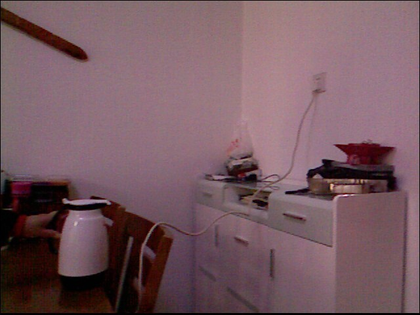
%> input picture src/training_set/r-3467165-69.png, 420 x 315 px, shrunk from 640 x 480 before the run
$ octave --eval "result = get_training_set;"   (GNU Octave 9; MATLAB toolbox functions it lacks are replaced by stand-ins)
%> lines starting %> are read from the running program, lines starting %| are printed output that depends on the picture
### src/file2Training_set.m
function [X Y] = file2Training_set(file,image1,image2)
%> called with image1 = './training_set/r-3467165-69.png', image2 = './training_set/r-3533842-70.png'
%% prepares training data in order to train SVM
% mode options:
% 1: using sift as features
% 2: using pixel values in a neighbourhood
% 3: using sift vector norm
% 4: using difference of sift descriptors
global file2Training_set_mode;
mode = file2Training_set_mode;

I1 = imread(image1);
%> I1 is the input picture: size 315x420x3 uint8; mean R, G, B 118.2, 89.4, 97.1
I2 = imread(image2);
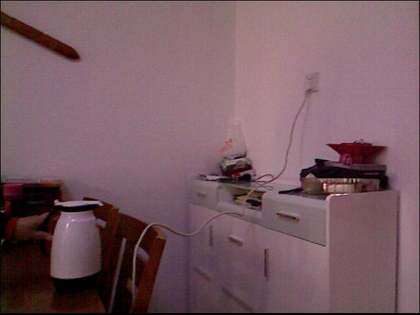
%> input picture src/training_set/r-3533842-70.png, 420 x 315 px, shrunk from 640 x 480 before the run
%> I2 is the input picture: size 315x420x3 uint8; mean R, G, B 119.3, 90.4, 98.2
I1 = im2single(rgb2gray(I1));
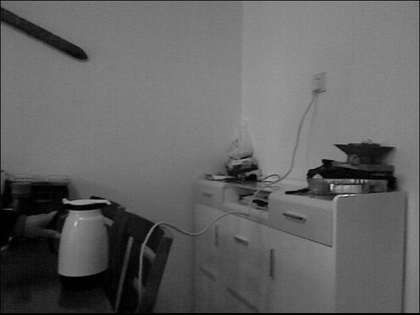
%> I1: size 315x420 single; min 0, max 0.922, mean 0.388
I2 = im2single(rgb2gray(I2));
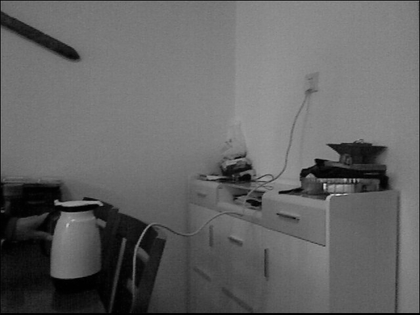
%> I2: size 315x420 single; min 0, max 0.902, mean 0.392

content = load(file);

% m is number of training examples
m = size(content,1);
X1 = content(:,1);
X2 = content(:,2);
Y1 = content(:,3);
Y2 = content(:,4);
L = content(:,5);

if mode == 1
    % way1: features using sift
    fc1 = [ X1' ; Y1';scale(m) ; zeros(1,m) ] ;
    [~,d1] = vl_sift(I1,'frames',fc1);
    fc2 = [ X2' ; Y2'; scale(m) ; zeros(1,m) ] ;
    [f2,d2] = vl_sift(I2,'frames',fc2);
    X = [ double(d1'),double(d2')];


elseif mode == 2
    % way2: features using pixel values
    % get neighbourhood pixels
    global neighbourhood_size
    nbs_size = neighbourhood_size;
    X = [];
    for i = 1 : m
        nbs1 = get_neighbourhood(X1(i),Y1(i),nbs_size);
        nbs2 = get_neighbourhood(X2(i),Y2(i),nbs_size);
        vals1 = [];
        vals2 = [];
        for k = 1 : size(nbs1,2)
            vals1 = [vals1 I1(nbs1(2,k),nbs1(1,k))];
            vals2 = [vals2 I2(nbs2(2,k),nbs2(1,k))];
        end
        vals = [vals1 , vals2];
        X = [X; vals];
    end
elseif mode == 3
    fc1 = [ X1' ; Y1';scale(m) ; zeros(1,m) ] ;
    [~,d1] = vl_sift(I1,'frames',fc1);
    fc2 = [ X2' ; Y2'; scale(m) ; zeros(1,m) ] ;
    [~,d2] = vl_sift(I2,'frames',fc2);
    X = [];
    for i = 1 : m
        dis = norm(double(d1(:,i)-d2(:,i)));
        X = [X; dis];
    end
elseif mode == 4
    fc1 = [ X1' ; Y1';scale(m) ; zeros(1,m) ] ;
    [~,d1] = vl_sift(I1,'frames',fc1);
    fc2 = [ X2' ; Y2'; scale(m) ; zeros(1,m) ] ;
    [~,d2] = vl_sift(I2,'frames',fc2);
    feat = d1' - d2';
    X = double(feat);
else
   disp('invalid mode @file2Training_set');
end

Y = L;
end

### src/get_training_set.m
function [Features,Labels] = get_training_set()
%% Returns training set for SVM
directory = './training_set/';
scale = @(m)ones(1,m)*0.7;
Features = [];
Labels = [];

% --- dataset 1 ---
file = [directory 'zcup_move_1&rgb&r-3467165-69.png+zcup_move_1&rgb&r-3533842-70.png.csv'];
image1 = [directory, 'r-3467165-69.png'];
image2 = [directory, 'r-3533842-70.png'];

%> (the run ends here)
